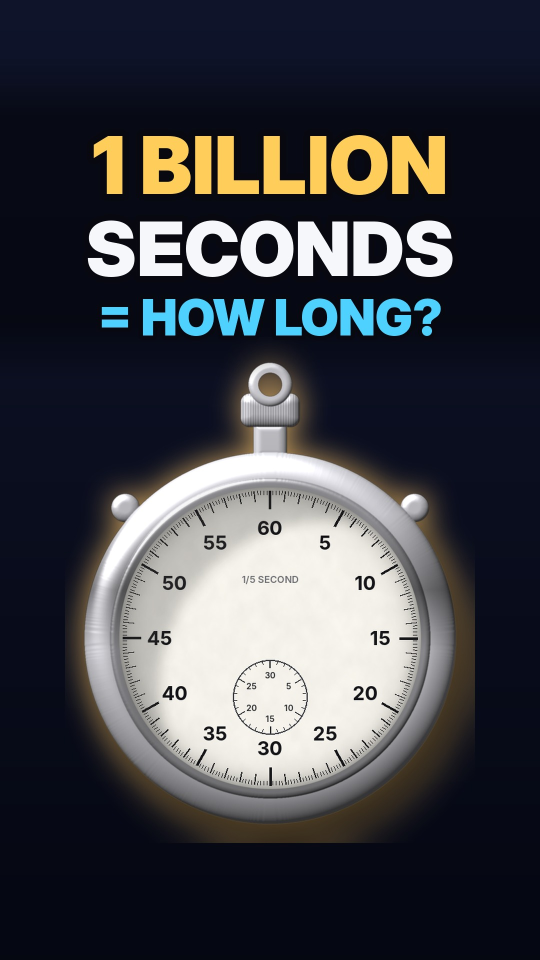
#> input picture thumbnails/shorts/billion_seconds.jpg, 1080 x 1920 px, found by its file name (shown at 1/2 size)
$ python billion.py
#> lines starting #> are read from the running program, lines starting #| are printed output that depends on the picture; after the words box and inside, x2 and y2 are one past the last pixel; in counts of white or black regions, pixels touching at a corner belong together
import sys; sys.path.insert(0,'/home/claude/build')
import numpy as np
from PIL import Image, ImageFilter
from lib import put_text, pill, grad_band, GOLD, WHITE, CYAN, RED
src=Image.open('/home/claude/explorer-man-videos/thumbnails/shorts/billion_seconds.jpg').convert("RGB")
#> src is the input picture: PIL image 1080x1920 RGB; mean R, G, B 64.4, 65.8, 71.9
W,H=src.size
#> W = 1080; H = 1920
watch=src.crop((120,700,960,1680))
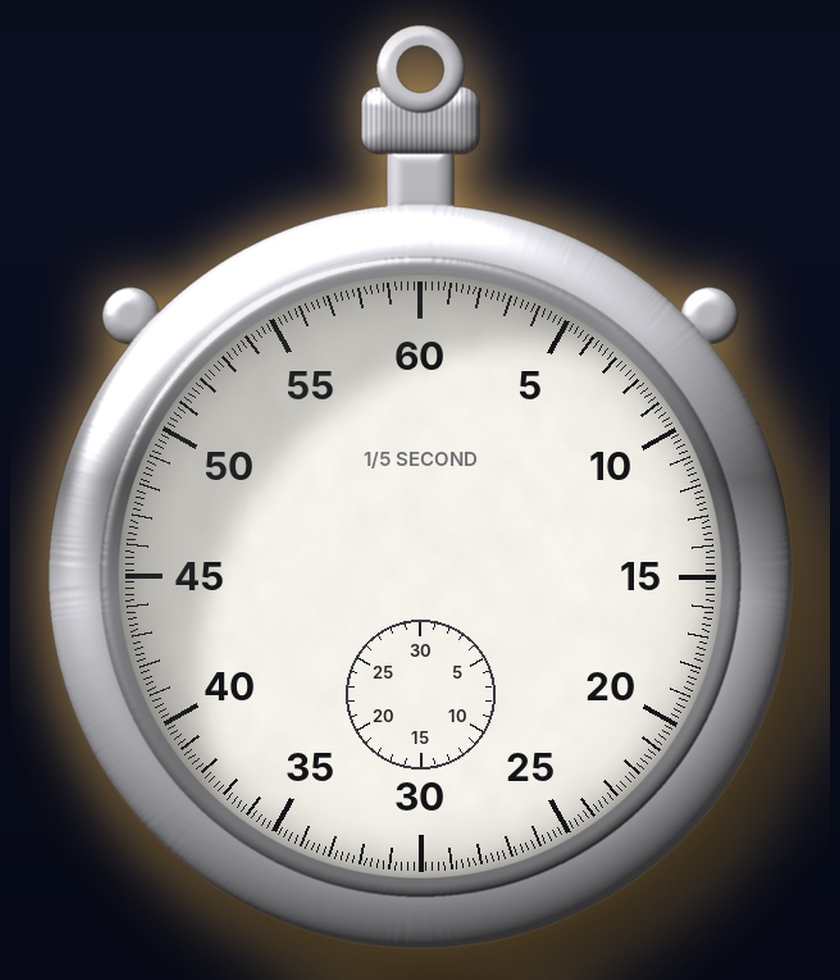
#> watch: PIL image 840x980 RGB; mean R, G, B 117.8, 116.2, 117.9
# background: dark navy gradient like original + stars
yy,xx=np.mgrid[0:H,0:W].astype(np.float32)
bg=np.zeros((H,W,3),np.float32)+np.array([0.02,0.025,0.06])
bg+=np.exp(-(((xx-540)/600)**2+((yy-1450)/500)**2))[...,None]*np.array([0.16,0.10,0.02])
rng=np.random.default_rng(2)
for _ in range(700):
    x,y=rng.integers(0,W),rng.integers(0,H); bg[y,x]+=rng.uniform(0.2,0.7)
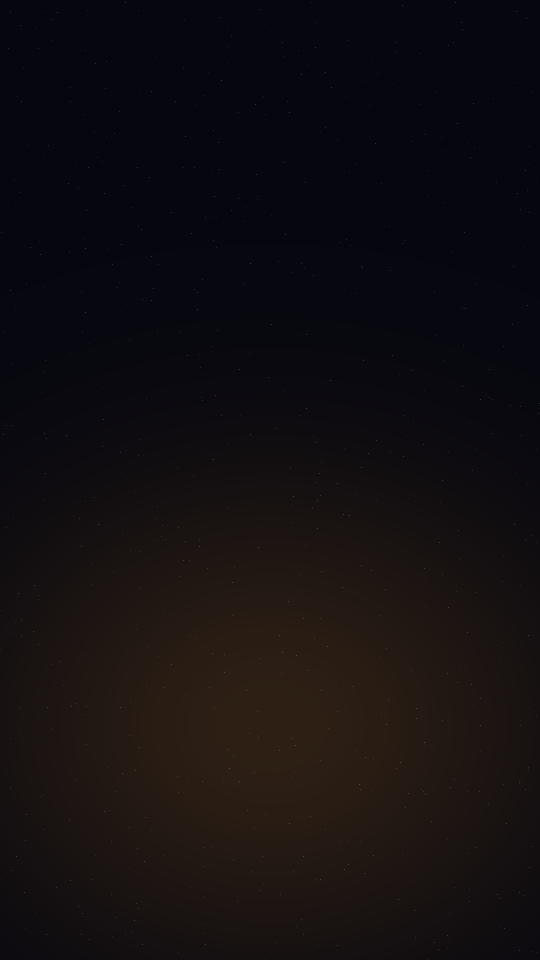
#> bg: shape (1920, 1080, 3) float64 (shown at 1/2 size); mean of channels 0, 1, 2 0.0728, 0.058, 0.0667; drawn as R, G, B
im=Image.fromarray((np.clip(bg,0,1)*255).astype(np.uint8)).convert("RGBA")
# stopwatch lower, slightly smaller; soft-mask its rectangular edges
w2=watch.resize((int(watch.width*0.82),int(watch.height*0.82)),Image.LANCZOS)
m=Image.new("L",w2.size,0)
#> m: PIL image 688x803 L; every value is 0
from PIL import ImageDraw
ImageDraw.Draw(m).ellipse((20,int(w2.height*0.22),w2.width-20,w2.height-10),fill=255)
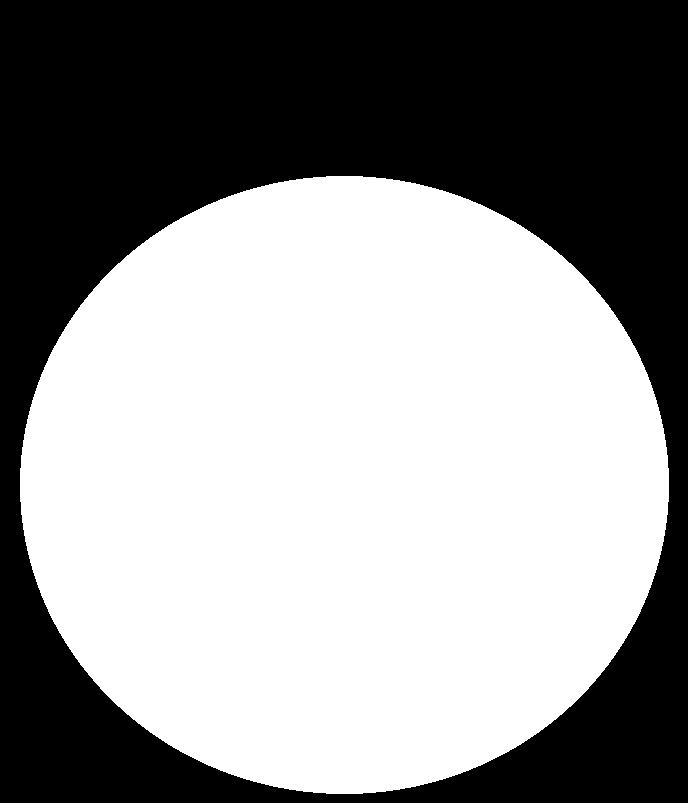
#> m: PIL image 688x803 L; 57% white; 1 black region, box (x1, y1, x2, y2) and area: (0, 0, 688, 803) 237546
ImageDraw.Draw(m).rounded_rectangle((w2.width*0.425,int(w2.height*0.02),w2.width*0.575,w2.height*0.4),20,fill=255)
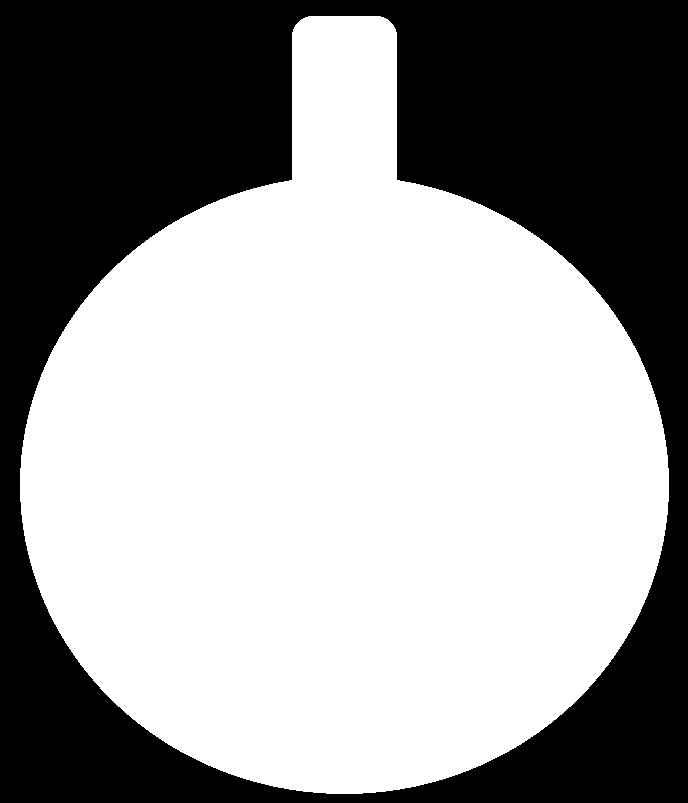
#> m: PIL image 688x803 L; 60% white; 1 black region, box (x1, y1, x2, y2) and area: (0, 0, 688, 803) 220790
m=m.filter(ImageFilter.GaussianBlur(6))
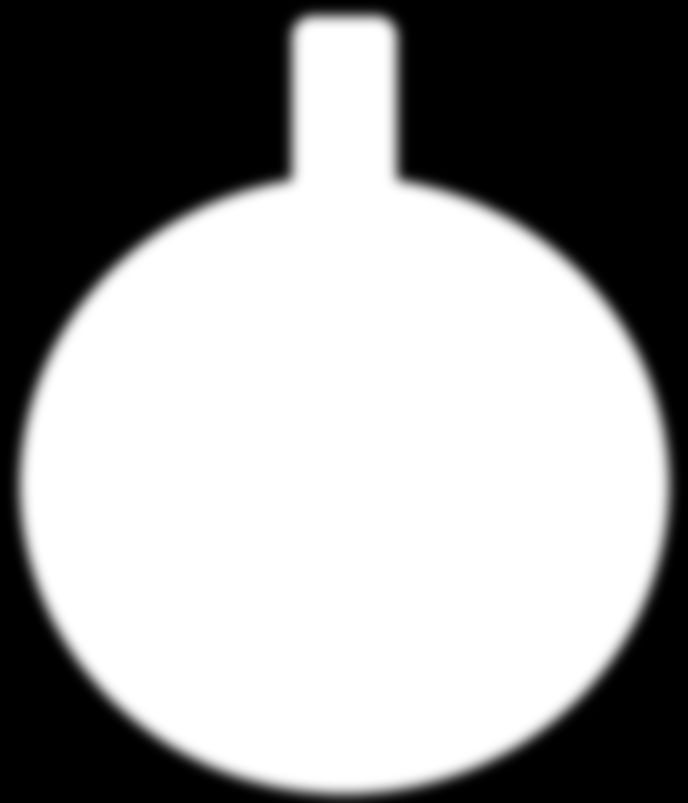
#> m: PIL image 688x803 L; min 0, max 255, mean 153.1
im.paste(w2,((W-w2.width)//2,H-w2.height-40),m)
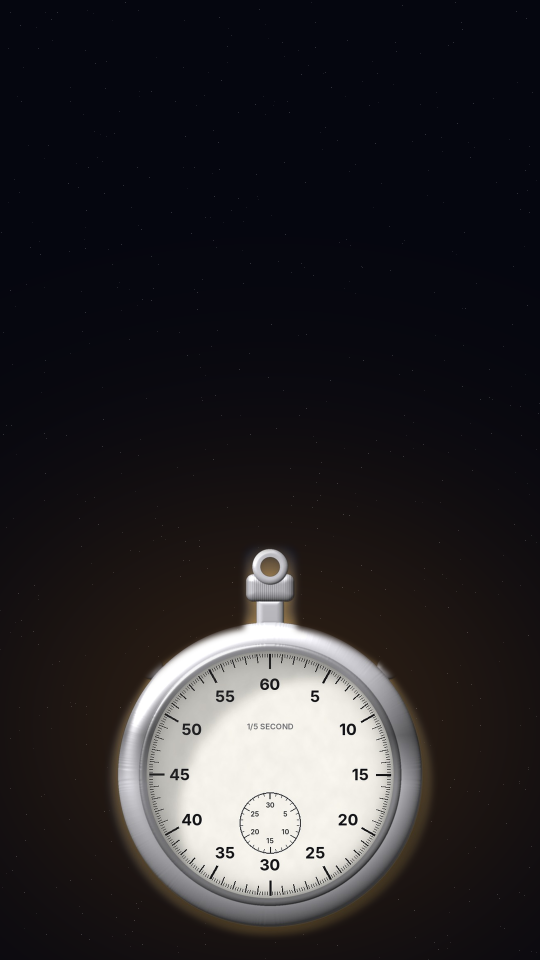
#> im: PIL image 1080x1920 RGBA (shown at 1/2 size); mean R, G, B, A 40.8, 38.3, 41.2, 255
grad_band(im,180,1100,170,120)
#> (this line was passed over: lib is not available in this run)
put_text(im,"1 MILLION SECONDS",W//2,250,92,WHITE,stroke=10)
#> (this line was passed over: lib is not available in this run)
put_text(im,"= 11.6 DAYS",W//2,385,130,CYAN,stroke=13)
#> (this line was passed over: lib is not available in this run)
put_text(im,"1 BILLION SECONDS",W//2,620,92,GOLD,stroke=10)
#> (this line was passed over: lib is not available in this run)
put_text(im,"= ???",W//2,830,250,RED,stroke=20)
#> (this line was passed over: lib is not available in this run)
im=im.convert("RGB"); im.save("billion_seconds_v2.jpg",quality=92); im.resize((270,480),Image.LANCZOS).save("billion_small.png")
#> after `im = im.convert('RGB')`:
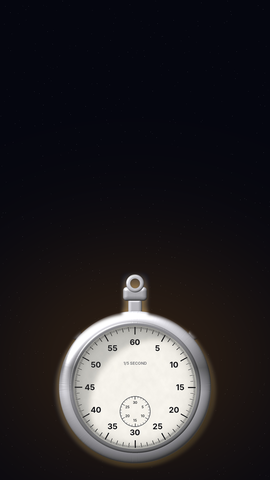
#> saved as billion_small.png: PIL image 270x480 RGB; mean R, G, B 40.8, 38.3, 41.2

$ run again, with thumbnails/shorts/andromeda_six_moons.jpg copied over thumbnails/shorts/billion_seconds.jpg
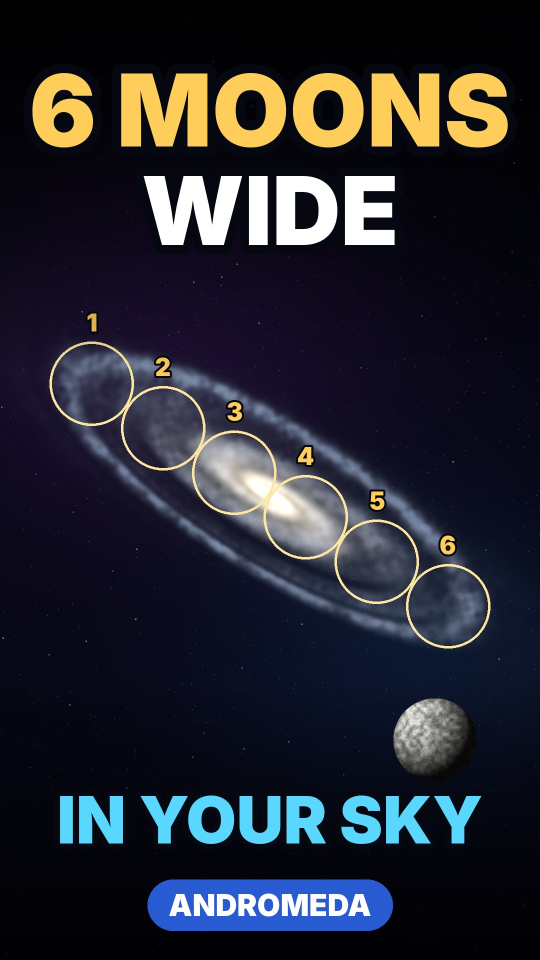
#> input picture thumbnails/shorts/andromeda_six_moons.jpg, 1080 x 1920 px, found by its file name (shown at 1/2 size)
#> src is the input picture: PIL image 1080x1920 RGB; mean R, G, B 38.2, 39.7, 49.2
#> `watch=src.crop((120,700,960,1680))`:
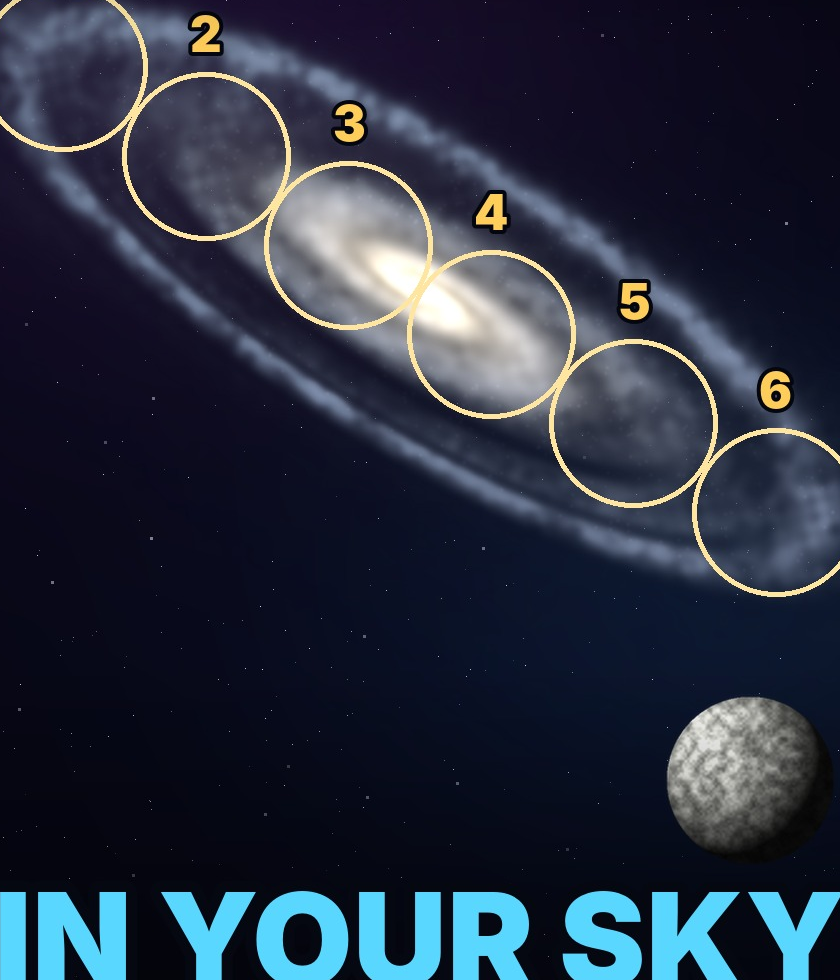
#> watch: PIL image 840x980 RGB; mean R, G, B 40.2, 47.8, 64.2
#> `im = im.convert('RGB')`:
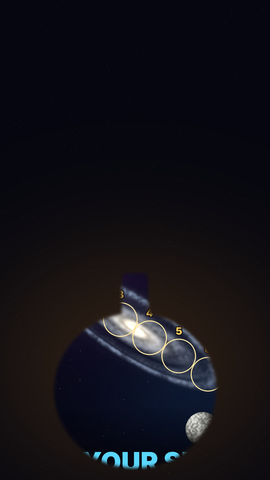
#> saved as billion_small.png: PIL image 270x480 RGB; mean R, G, B 18.6, 17.6, 23.5

$ run again, with thumbnails/shorts/drive_to_the_sun.jpg copied over thumbnails/shorts/billion_seconds.jpg
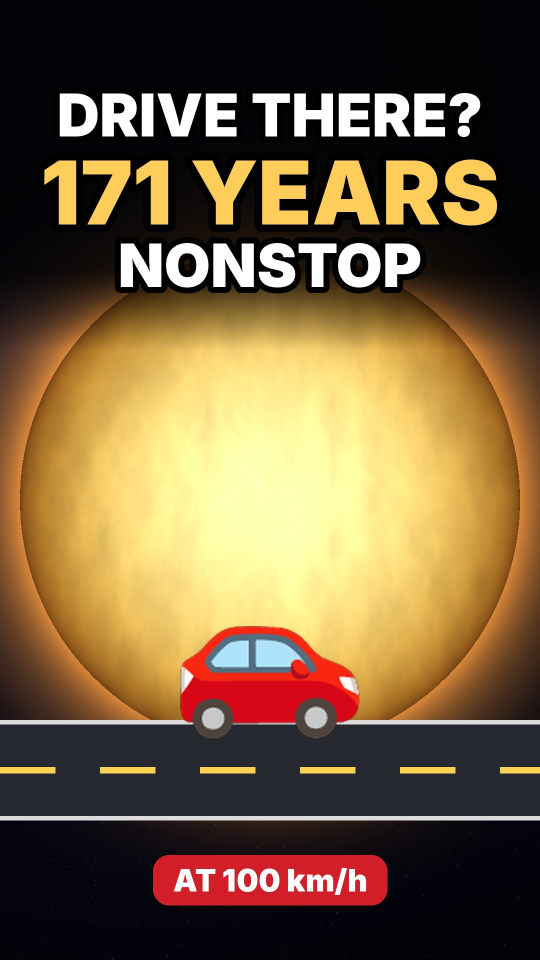
#> input picture thumbnails/shorts/drive_to_the_sun.jpg, 1080 x 1920 px, found by its file name (shown at 1/2 size)
#> src is the input picture: PIL image 1080x1920 RGB; mean R, G, B 117.7, 94.9, 61.5
#> `im = im.convert('RGB')`:
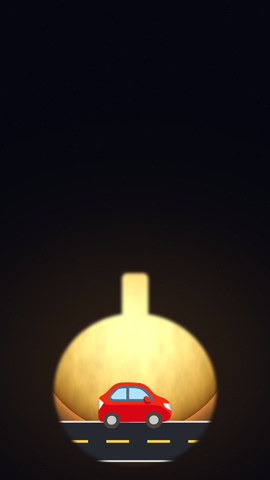
#> saved as billion_small.png: PIL image 270x480 RGB; mean R, G, B 41.9, 34.9, 29.5
